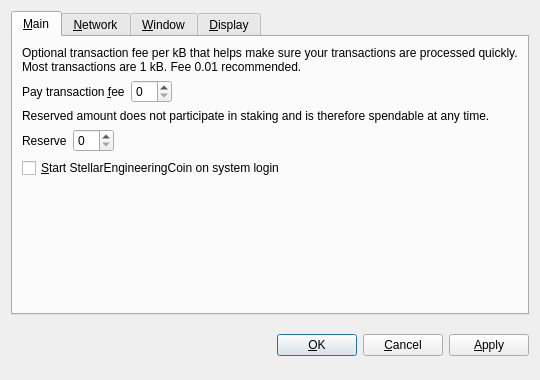
<?xml version="1.0" encoding="UTF-8"?>
<ui version="4.0">
 <class>OptionsDialog</class>
 <widget class="QDialog" name="OptionsDialog">
  <property name="geometry">
   <rect>
    <x>0</x>
    <y>0</y>
    <width>540</width>
    <height>380</height>
   </rect>
  </property>
  <property name="windowTitle">
   <string>Options</string>
  </property>
  <property name="modal">
   <bool>true</bool>
  </property>
  <layout class="QVBoxLayout" name="verticalLayout">
   <item>
    <widget class="QTabWidget" name="tabWidget">
     <property name="tabPosition">
      <enum>QTabWidget::North</enum>
     </property>
     <property name="currentIndex">
      <number>0</number>
     </property>
     <widget class="QWidget" name="tabMain">
      <attribute name="title">
       <string>&amp;Main</string>
      </attribute>
      <layout class="QVBoxLayout" name="verticalLayout_Main">
       <item>
        <widget class="QLabel" name="transactionFeeInfoLabel">
         <property name="text">
          <string>Optional transaction fee per kB that helps make sure your transactions are processed quickly. Most transactions are 1 kB. Fee 0.01 recommended.</string>
         </property>
         <property name="textFormat">
          <enum>Qt::PlainText</enum>
         </property>
         <property name="wordWrap">
          <bool>true</bool>
         </property>
        </widget>
       </item>
       <item>
        <layout class="QHBoxLayout" name="horizontalLayoutFee">
         <item>
          <widget class="QLabel" name="transactionFeeLabel">
           <property name="text">
            <string>Pay transaction &amp;fee</string>
           </property>
           <property name="textFormat">
            <enum>Qt::PlainText</enum>
           </property>
           <property name="buddy">
            <cstring>transactionFee</cstring>
           </property>
          </widget>
         </item>
         <item>
          <widget class="BitcoinAmountField" name="transactionFee"/>
         </item>
         <item>
          <spacer name="horizontalSpacerFee">
           <property name="orientation">
            <enum>Qt::Horizontal</enum>
           </property>
           <property name="sizeHint" stdset="0">
            <size>
             <width>40</width>
             <height>20</height>
            </size>
           </property>
          </spacer>
         </item>
        </layout>
       </item>
       <item>
        <widget class="QLabel" name="reserveBalanceInfoLabel">
         <property name="text">
          <string>Reserved amount does not participate in staking and is therefore spendable at any time.</string>
         </property>
         <property name="textFormat">
          <enum>Qt::PlainText</enum>
         </property>
         <property name="wordWrap">
          <bool>true</bool>
         </property>
        </widget>
       </item>
       <item>
        <layout class="QHBoxLayout" name="horizontalLayoutReserveBalance">
         <item>
          <widget class="QLabel" name="reserveBalanceLabel">
           <property name="text">
            <string>Reserve</string>
           </property>
           <property name="textFormat">
            <enum>Qt::PlainText</enum>
           </property>
           <property name="buddy">
            <cstring>reserveBalance</cstring>
           </property>
          </widget>
         </item>
         <item>
          <widget class="BitcoinAmountField" name="reserveBalance"/>
         </item>
         <item>
          <spacer name="horizontalSpacerReserveBalance">
           <property name="orientation">
            <enum>Qt::Horizontal</enum>
           </property>
           <property name="sizeHint" stdset="0">
            <size>
             <width>40</width>
             <height>20</height>
            </size>
           </property>
          </spacer>
         </item>
        </layout>
       </item>
       <item>
        <widget class="QCheckBox" name="bitcoinAtStartup">
         <property name="toolTip">
          <string>Automatically start StellarEngineeringCoin after logging in to the system.</string>
         </property>
         <property name="text">
          <string>&amp;Start StellarEngineeringCoin on system login</string>
         </property>
        </widget>
       </item>
       <item>
        <spacer name="verticalSpacer_Main">
         <property name="orientation">
          <enum>Qt::Vertical</enum>
         </property>
         <property name="sizeHint" stdset="0">
          <size>
           <width>20</width>
           <height>40</height>
          </size>
         </property>
        </spacer>
       </item>
      </layout>
     </widget>
     <widget class="QWidget" name="tabNetwork">
      <attribute name="title">
       <string>&amp;Network</string>
      </attribute>
      <layout class="QVBoxLayout" name="verticalLayout_Network">
       <item>
        <widget class="QCheckBox" name="mapPortUpnp">
         <property name="toolTip">
          <string>Automatically open the StellarEngineeringCoin client port on the router. This only works when your router supports UPnP and it is enabled.</string>
         </property>
         <property name="text">
          <string>Map port using &amp;UPnP</string>
         </property>
        </widget>
       </item>
       <item>
        <widget class="QCheckBox" name="connectSocks">
         <property name="toolTip">
          <string>Connect to the StellarEngineeringCoin network through a SOCKS proxy (e.g. when connecting through Tor).</string>
         </property>
         <property name="text">
          <string>&amp;Connect through SOCKS proxy:</string>
         </property>
        </widget>
       </item>
       <item>
        <layout class="QHBoxLayout" name="horizontalLayout_Network">
         <item>
          <widget class="QLabel" name="proxyIpLabel">
           <property name="text">
            <string>Proxy &amp;IP:</string>
           </property>
           <property name="textFormat">
            <enum>Qt::PlainText</enum>
           </property>
           <property name="buddy">
            <cstring>proxyIp</cstring>
           </property>
          </widget>
         </item>
         <item>
          <widget class="QValidatedLineEdit" name="proxyIp">
           <property name="maximumSize">
            <size>
             <width>140</width>
             <height>16777215</height>
            </size>
           </property>
           <property name="toolTip">
            <string>IP address of the proxy (e.g. 127.0.0.1)</string>
           </property>
          </widget>
         </item>
         <item>
          <widget class="QLabel" name="proxyPortLabel">
           <property name="text">
            <string>&amp;Port:</string>
           </property>
           <property name="textFormat">
            <enum>Qt::PlainText</enum>
           </property>
           <property name="buddy">
            <cstring>proxyPort</cstring>
           </property>
          </widget>
         </item>
         <item>
          <widget class="QLineEdit" name="proxyPort">
           <property name="maximumSize">
            <size>
             <width>55</width>
             <height>16777215</height>
            </size>
           </property>
           <property name="toolTip">
            <string>Port of the proxy (e.g. 9050)</string>
           </property>
          </widget>
         </item>
         <item>
          <widget class="QLabel" name="socksVersionLabel">
           <property name="text">
            <string>SOCKS &amp;Version:</string>
           </property>
           <property name="textFormat">
            <enum>Qt::PlainText</enum>
           </property>
           <property name="buddy">
            <cstring>socksVersion</cstring>
           </property>
          </widget>
         </item>
         <item>
          <widget class="QValueComboBox" name="socksVersion">
           <property name="toolTip">
            <string>SOCKS version of the proxy (e.g. 5)</string>
           </property>
          </widget>
         </item>
         <item>
          <spacer name="horizontalSpacer_Network">
           <property name="orientation">
            <enum>Qt::Horizontal</enum>
           </property>
           <property name="sizeHint" stdset="0">
            <size>
             <width>40</width>
             <height>20</height>
            </size>
           </property>
          </spacer>
         </item>
        </layout>
       </item>
       <item>
        <spacer name="verticalSpacer_Network">
         <property name="orientation">
          <enum>Qt::Vertical</enum>
         </property>
         <property name="sizeHint" stdset="0">
          <size>
           <width>20</width>
           <height>40</height>
          </size>
         </property>
        </spacer>
       </item>
      </layout>
     </widget>
     <widget class="QWidget" name="tabWindow">
      <attribute name="title">
       <string>&amp;Window</string>
      </attribute>
      <layout class="QVBoxLayout" name="verticalLayout_Window">
       <item>
        <widget class="QCheckBox" name="minimizeToTray">
         <property name="toolTip">
          <string>Show only a tray icon after minimizing the window.</string>
         </property>
         <property name="text">
          <string>&amp;Minimize to the tray instead of the taskbar</string>
         </property>
        </widget>
       </item>
       <item>
        <widget class="QCheckBox" name="minimizeOnClose">
         <property name="toolTip">
          <string>Minimize instead of exit the application when the window is closed. When this option is enabled, the application will be closed only after selecting Quit in the menu.</string>
         </property>
         <property name="text">
          <string>M&amp;inimize on close</string>
         </property>
        </widget>
       </item>
       <item>
        <spacer name="verticalSpacer_Window">
         <property name="orientation">
          <enum>Qt::Vertical</enum>
         </property>
         <property name="sizeHint" stdset="0">
          <size>
           <width>20</width>
           <height>40</height>
          </size>
         </property>
        </spacer>
       </item>
      </layout>
     </widget>
     <widget class="QWidget" name="tabDisplay">
      <attribute name="title">
       <string>&amp;Display</string>
      </attribute>
      <layout class="QVBoxLayout" name="verticalLayout_Display">
       <item>
        <layout class="QHBoxLayout" name="horizontalLayout_1_Display">
         <item>
          <widget class="QLabel" name="langLabel">
           <property name="text">
            <string>User Interface &amp;language:</string>
           </property>
           <property name="textFormat">
            <enum>Qt::PlainText</enum>
           </property>
           <property name="buddy">
            <cstring>lang</cstring>
           </property>
          </widget>
         </item>
         <item>
          <widget class="QValueComboBox" name="lang">
           <property name="toolTip">
            <string>The user interface language can be set here. This setting will take effect after restarting StellarEngineeringCoin.</string>
           </property>
          </widget>
         </item>
        </layout>
       </item>
       <item>
        <layout class="QHBoxLayout" name="horizontalLayout_2_Display">
         <item>
          <widget class="QLabel" name="unitLabel">
           <property name="text">
            <string>&amp;Unit to show amounts in:</string>
           </property>
           <property name="textFormat">
            <enum>Qt::PlainText</enum>
           </property>
           <property name="buddy">
            <cstring>unit</cstring>
           </property>
          </widget>
         </item>
         <item>
          <widget class="QValueComboBox" name="unit">
           <property name="toolTip">
            <string>Choose the default subdivision unit to show in the interface and when sending coins.</string>
           </property>
          </widget>
         </item>
        </layout>
       </item>
       <item>
        <widget class="QCheckBox" name="displayAddresses">
         <property name="toolTip">
          <string>Whether to show StellarEngineeringCoin addresses in the transaction list or not.</string>
         </property>
         <property name="text">
          <string>&amp;Display addresses in transaction list</string>
         </property>
        </widget>
       </item>
       <item>
        <widget class="QCheckBox" name="coinControlFeatures">
         <property name="toolTip">
          <string>Whether to show coin control features or not.</string>
         </property>
         <property name="text">
          <string>Display coin &amp;control features (experts only!)</string>
         </property>
        </widget>
       </item>
       <item>
        <spacer name="verticalSpacer_Display">
         <property name="orientation">
          <enum>Qt::Vertical</enum>
         </property>
         <property name="sizeHint" stdset="0">
          <size>
           <width>20</width>
           <height>40</height>
          </size>
         </property>
        </spacer>
       </item>
      </layout>
     </widget>
    </widget>
   </item>
   <item>
    <layout class="QHBoxLayout" name="horizontalLayout_Buttons">
     <item>
      <spacer name="horizontalSpacer_1">
       <property name="orientation">
        <enum>Qt::Horizontal</enum>
       </property>
       <property name="sizeHint" stdset="0">
        <size>
         <width>40</width>
         <height>48</height>
        </size>
       </property>
      </spacer>
     </item>
     <item>
      <widget class="QLabel" name="statusLabel">
       <property name="font">
        <font>
         <weight>75</weight>
         <bold>true</bold>
        </font>
       </property>
       <property name="text">
        <string/>
       </property>
       <property name="textFormat">
        <enum>Qt::PlainText</enum>
       </property>
       <property name="wordWrap">
        <bool>true</bool>
       </property>
      </widget>
     </item>
     <item>
      <spacer name="horizontalSpacer_2">
       <property name="orientation">
        <enum>Qt::Horizontal</enum>
       </property>
       <property name="sizeHint" stdset="0">
        <size>
         <width>40</width>
         <height>48</height>
        </size>
       </property>
      </spacer>
     </item>
     <item>
      <widget class="QPushButton" name="okButton">
       <property name="text">
        <string>&amp;OK</string>
       </property>
      </widget>
     </item>
     <item>
      <widget class="QPushButton" name="cancelButton">
       <property name="text">
        <string>&amp;Cancel</string>
       </property>
       <property name="autoDefault">
        <bool>false</bool>
       </property>
      </widget>
     </item>
     <item>
      <widget class="QPushButton" name="applyButton">
       <property name="text">
        <string>&amp;Apply</string>
       </property>
       <property name="autoDefault">
        <bool>false</bool>
       </property>
      </widget>
     </item>
    </layout>
   </item>
  </layout>
 </widget>
 <customwidgets>
  <customwidget>
   <class>BitcoinAmountField</class>
   <extends>QSpinBox</extends>
   <header>bitcoinamountfield.h</header>
  </customwidget>
  <customwidget>
   <class>QValueComboBox</class>
   <extends>QComboBox</extends>
   <header>qvaluecombobox.h</header>
  </customwidget>
  <customwidget>
   <class>QValidatedLineEdit</class>
   <extends>QLineEdit</extends>
   <header>qvalidatedlineedit.h</header>
  </customwidget>
 </customwidgets>
 <resources/>
 <connections/>
</ui>
